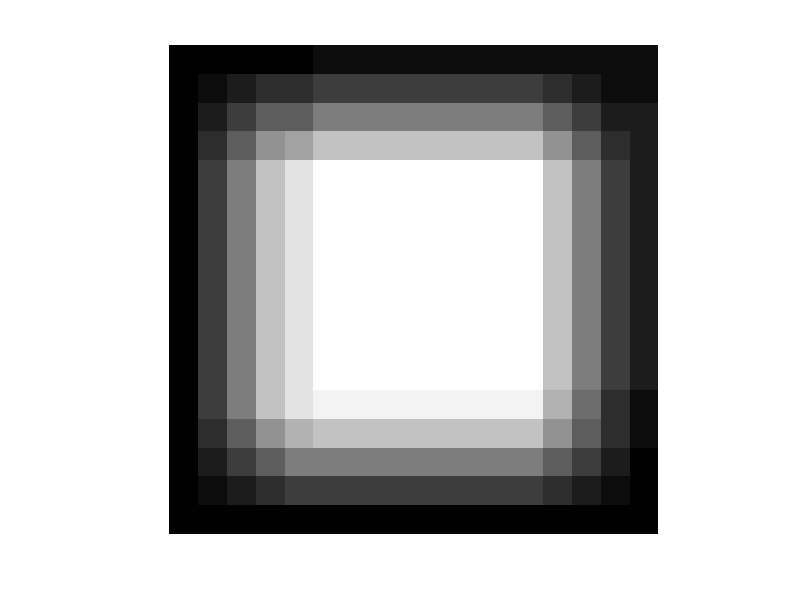

This chart was generated by the following MATLAB code:
A = [0,0,0,0,0,1;
     0,1,1,1,0,0;
     0,1,1,1,0,1;
     0,1,1,1,1,0;
     0,1,1,1,1,0;
     0,0,0,0,0,0];


for j=2:12
  B=ones(j,j)./j^2;
  AB = conv2(A,B);
  imshow(AB,[]);
  pause(1);
endfor
